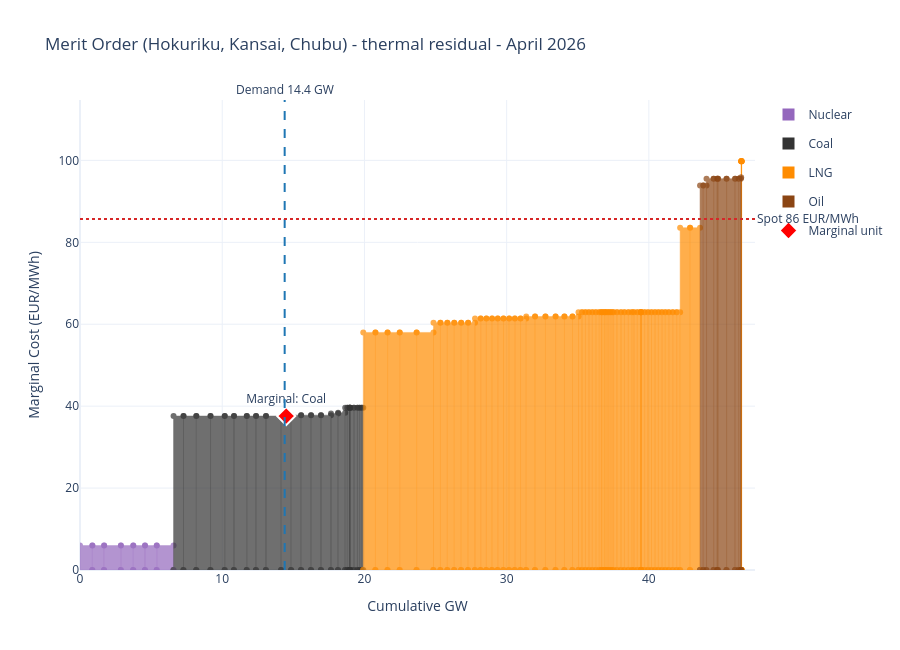

Notebook cell for this chart:
### Code cell
# Merit order fence Kansai+Hokuriku+Chubu avec thermal residual median
fence_cfg = next(cfg for cfg in configs if cfg.name == "Kansai+Hokuriku+Chubu | thermal_residual")
mo_fence = merit_order_for_areas(result, areas=list(fence_cfg.areas))
fence_setters = config_results[fence_cfg.name]
median_demand = fence_setters["demand_gw"].median()
median_spot = fence_setters["spot_eur_mwh"].median()

fig_fence = plot_merit_order_plotly(
    mo_fence,
    region=list(fence_cfg.areas),
    period=result.delivery_month,
    demand_gw=median_demand,
    spot_price_eur_mwh=median_spot,
    title=f"Merit Order ({', '.join(fence_cfg.areas)}) - thermal residual - {result.delivery_month:%B %Y}",
)
fig_fence.show()

### Figure 1 — Plotly figure (JSON) as saved in the notebook; plotly's stock layout.template omitted (floating-point values rounded to 4 significant figures)
{"data": [{"fill": "toself", "fillcolor": "#9467bd", "hoverinfo": "skip", "legendgroup": "Nuclear", "line": {"color": "#9467bd", "width": 0.5}, "name": "Nuclear", "opacity": 0.7, "showlegend": false, "type": "scatter", "x": [0, 0.87, 0.87, 0, 0], "y": [0, 0, 5.977, 5.977, 0]}, {"fill": "toself", "fillcolor": "#9467bd", "hoverinfo": "skip", "legendgroup": "Nuclear", "line": {"color": "#9467bd", "width": 0.5}, "name": "Nuclear", "opacity": 0.7, "showlegend": false, "type": "scatter", "x": [0.87, 1.696, 1.696, 0.87, 0.87], "y": [0, 0, 5.977, 5.977, 0]}, {"fill": "toself", "fillcolor": "#9467bd", "hoverinfo": "skip", "legendgroup": "Nuclear", "line": {"color": "#9467bd", "width": 0.5}, "name": "Nuclear", "opacity": 0.7, "showlegend": false, "type": "scatter", "x": [1.696, 2.876, 2.876, 1.696, 1.696], "y": [0, 0, 5.977, 5.977, 0]}, {"fill": "toself", "fillcolor": "#9467bd", "hoverinfo": "skip", "legendgroup": "Nuclear", "line": {"color": "#9467bd", "width": 0.5}, "name": "Nuclear", "opacity": 0.7, "showlegend": false, "type": "scatter", "x": [2.876, 3.746, 3.746, 2.876, 2.876], "y": [0, 0, 5.977, 5.977, 0]}, {"fill": "toself", "fillcolor": "#9467bd", "hoverinfo": "skip", "legendgroup": "Nuclear", "line": {"color": "#9467bd", "width": 0.5}, "name": "Nuclear", "opacity": 0.7, "showlegend": false, "type": "scatter", "x": [3.746, 4.572, 4.572, 3.746, 3.746], "y": [0, 0, 5.977, 5.977, 0]}, {"fill": "toself", "fillcolor": "#9467bd", "hoverinfo": "skip", "legendgroup": "Nuclear", "line": {"color": "#9467bd", "width": 0.5}, "name": "Nuclear", "opacity": 0.7, "showlegend": false, "type": "scatter", "x": [4.572, 5.398, 5.398, 4.572, 4.572], "y": [0, 0, 5.977, 5.977, 0]}, {"fill": "toself", "fillcolor": "#9467bd", "hoverinfo": "skip", "legendgroup": "Nuclear", "line": {"color": "#9467bd", "width": 0.5}, "name": "Nuclear", "opacity": 0.7, "showlegend": false, "type": "scatter", "x": [5.398, 6.578, 6.578, 5.398, 5.398], "y": [0, 0, 5.977, 5.977, 0]}, {"fill": "toself", "fillcolor": "#333333", "hoverinfo": "skip", "legendgroup": "Coal", "line": {"color": "#333333", "width": 0.5}, "name": "Coal", "opacity": 0.7, "showlegend": false, "type": "scatter", "x": [6.578, 7.278, 7.278, 6.578, 6.578], "y": [0, 0, 37.59, 37.59, 0]}, {"fill": "toself", "fillcolor": "#333333", "hoverinfo": "skip", "legendgroup": "Coal", "line": {"color": "#333333", "width": 0.5}, "name": "Coal", "opacity": 0.7, "showlegend": false, "type": "scatter", "x": [7.278, 8.178, 8.178, 7.278, 7.278], "y": [0, 0, 37.59, 37.59, 0]}, {"fill": "toself", "fillcolor": "#333333", "hoverinfo": "skip", "legendgroup": "Coal", "line": {"color": "#333333", "width": 0.5}, "name": "Coal", "opacity": 0.7, "showlegend": false, "type": "scatter", "x": [8.178, 9.178, 9.178, 8.178, 8.178], "y": [0, 0, 37.59, 37.59, 0]}, {"fill": "toself", "fillcolor": "#333333", "hoverinfo": "skip", "legendgroup": "Coal", "line": {"color": "#333333", "width": 0.5}, "name": "Coal", "opacity": 0.7, "showlegend": false, "type": "scatter", "x": [9.178, 10.18, 10.18, 9.178, 9.178], "y": [0, 0, 37.59, 37.59, 0]}, {"fill": "toself", "fillcolor": "#333333", "hoverinfo": "skip", "legendgroup": "Coal", "line": {"color": "#333333", "width": 0.5}, "name": "Coal", "opacity": 0.7, "showlegend": false, "type": "scatter", "x": [10.18, 10.83, 10.83, 10.18, 10.18], "y": [0, 0, 37.59, 37.59, 0]}, {"fill": "toself", "fillcolor": "#333333", "hoverinfo": "skip", "legendgroup": "Coal", "line": {"color": "#333333", "width": 0.5}, "name": "Coal", "opacity": 0.7, "showlegend": false, "type": "scatter", "x": [10.83, 11.73, 11.73, 10.83, 10.83], "y": [0, 0, 37.59, 37.59, 0]}, {"fill": "toself", "fillcolor": "#333333", "hoverinfo": "skip", "legendgroup": "Coal", "line": {"color": "#333333", "width": 0.5}, "name": "Coal", "opacity": 0.7, "showlegend": false, "type": "scatter", "x": [11.73, 12.38, 12.38, 11.73, 11.73], "y": [0, 0, 37.59, 37.59, 0]}, {"fill": "toself", "fillcolor": "#333333", "hoverinfo": "skip", "legendgroup": "Coal", "line": {"color": "#333333", "width": 0.5}, "name": "Coal", "opacity": 0.7, "showlegend": false, "type": "scatter", "x": [12.38, 13.08, 13.08, 12.38, 12.38], "y": [0, 0, 37.59, 37.59, 0]}, {"fill": "toself", "fillcolor": "#333333", "hoverinfo": "skip", "legendgroup": "Coal", "line": {"color": "#333333", "width": 0.5}, "name": "Coal", "opacity": 0.7, "showlegend": false, "type": "scatter", "x": [13.08, 14.15, 14.15, 13.08, 13.08], "y": [0, 0, 37.59, 37.59, 0]}, {"fill": "toself", "fillcolor": "#333333", "hoverinfo": "skip", "legendgroup": "Coal", "line": {"color": "#333333", "width": 0.5}, "name": "Coal", "opacity": 0.7, "showlegend": false, "type": "scatter", "x": [14.15, 14.85, 14.85, 14.15, 14.15], "y": [0, 0, 37.59, 37.59, 0]}, {"fill": "toself", "fillcolor": "#333333", "hoverinfo": "skip", "legendgroup": "Coal", "line": {"color": "#333333", "width": 0.5}, "name": "Coal", "opacity": 0.7, "showlegend": false, "type": "scatter", "x": [14.85, 15.55, 15.55, 14.85, 14.85], "y": [0, 0, 37.8, 37.8, 0]}, {"fill": "toself", "fillcolor": "#333333", "hoverinfo": "skip", "legendgroup": "Coal", "line": {"color": "#333333", "width": 0.5}, "name": "Coal", "opacity": 0.7, "showlegend": false, "type": "scatter", "x": [15.55, 16.25, 16.25, 15.55, 15.55], "y": [0, 0, 37.8, 37.8, 0]}, {"fill": "toself", "fillcolor": "#333333", "hoverinfo": "skip", "legendgroup": "Coal", "line": {"color": "#333333", "width": 0.5}, "name": "Coal", "opacity": 0.7, "showlegend": false, "type": "scatter", "x": [16.25, 16.95, 16.95, 16.25, 16.25], "y": [0, 0, 37.8, 37.8, 0]}, {"fill": "toself", "fillcolor": "#333333", "hoverinfo": "skip", "legendgroup": "Coal", "line": {"color": "#333333", "width": 0.5}, "name": "Coal", "opacity": 0.7, "showlegend": false, "type": "scatter", "x": [16.95, 17.65, 17.65, 16.95, 16.95], "y": [0, 0, 37.8, 37.8, 0]}, {"fill": "toself", "fillcolor": "#333333", "hoverinfo": "skip", "legendgroup": "Coal", "line": {"color": "#333333", "width": 0.5}, "name": "Coal", "opacity": 0.7, "showlegend": false, "type": "scatter", "x": [17.65, 18.15, 18.15, 17.65, 17.65], "y": [0, 0, 38.22, 38.22, 0]}, {"fill": "toself", "fillcolor": "#333333", "hoverinfo": "skip", "legendgroup": "Coal", "line": {"color": "#333333", "width": 0.5}, "name": "Coal", "opacity": 0.7, "showlegend": false, "type": "scatter", "x": [18.15, 18.65, 18.65, 18.15, 18.15], "y": [0, 0, 38.42, 38.42, 0]}, {"fill": "toself", "fillcolor": "#333333", "hoverinfo": "skip", "legendgroup": "Coal", "line": {"color": "#333333", "width": 0.5}, "name": "Coal", "opacity": 0.7, "showlegend": false, "type": "scatter", "x": [18.65, 18.8, 18.8, 18.65, 18.65], "y": [0, 0, 39.61, 39.61, 0]}, {"fill": "toself", "fillcolor": "#333333", "hoverinfo": "skip", "legendgroup": "Coal", "line": {"color": "#333333", "width": 0.5}, "name": "Coal", "opacity": 0.7, "showlegend": false, "type": "scatter", "x": [18.8, 18.95, 18.95, 18.8, 18.8], "y": [0, 0, 39.61, 39.61, 0]}, {"fill": "toself", "fillcolor": "#333333", "hoverinfo": "skip", "legendgroup": "Coal", "line": {"color": "#333333", "width": 0.5}, "name": "Coal", "opacity": 0.7, "showlegend": false, "type": "scatter", "x": [18.95, 18.98, 18.98, 18.95, 18.95], "y": [0, 0, 39.61, 39.61, 0]}, {"fill": "toself", "fillcolor": "#333333", "hoverinfo": "skip", "legendgroup": "Coal", "line": {"color": "#333333", "width": 0.5}, "name": "Coal", "opacity": 0.7, "showlegend": false, "type": "scatter", "x": [18.98, 19.01, 19.01, 18.98, 18.98], "y": [0, 0, 39.61, 39.61, 0]}, {"fill": "toself", "fillcolor": "#333333", "hoverinfo": "skip", "legendgroup": "Coal", "line": {"color": "#333333", "width": 0.5}, "name": "Coal", "opacity": 0.7, "showlegend": false, "type": "scatter", "x": [19.01, 19.26, 19.26, 19.01, 19.01], "y": [0, 0, 39.61, 39.61, 0]}, {"fill": "toself", "fillcolor": "#333333", "hoverinfo": "skip", "legendgroup": "Coal", "line": {"color": "#333333", "width": 0.5}, "name": "Coal", "opacity": 0.7, "showlegend": false, "type": "scatter", "x": [19.26, 19.51, 19.51, 19.26, 19.26], "y": [0, 0, 39.61, 39.61, 0]}, {"fill": "toself", "fillcolor": "#333333", "hoverinfo": "skip", "legendgroup": "Coal", "line": {"color": "#333333", "width": 0.5}, "name": "Coal", "opacity": 0.7, "showlegend": false, "type": "scatter", "x": [19.51, 19.66, 19.66, 19.51, 19.51], "y": [0, 0, 39.61, 39.61, 0]}, {"fill": "toself", "fillcolor": "#333333", "hoverinfo": "skip", "legendgroup": "Coal", "line": {"color": "#333333", "width": 0.5}, "name": "Coal", "opacity": 0.7, "showlegend": false, "type": "scatter", "x": [19.66, 19.81, 19.81, 19.66, 19.66], "y": [0, 0, 39.61, 39.61, 0]}, {"fill": "toself", "fillcolor": "#333333", "hoverinfo": "skip", "legendgroup": "Coal", "line": {"color": "#333333", "width": 0.5}, "name": "Coal", "opacity": 0.7, "showlegend": false, "type": "scatter", "x": [19.81, 19.92, 19.92, 19.81, 19.81], "y": [0, 0, 39.61, 39.61, 0]}, {"fill": "toself", "fillcolor": "#ff8c00", "hoverinfo": "skip", "legendgroup": "LNG", "line": {"color": "#ff8c00", "width": 0.5}, "name": "LNG", "opacity": 0.7, "showlegend": false, "type": "scatter", "x": [19.92, 20.77, 20.77, 19.92, 19.92], "y": [0, 0, 58.0, 58.0, 0]}, {"fill": "toself", "fillcolor": "#ff8c00", "hoverinfo": "skip", "legendgroup": "LNG", "line": {"color": "#ff8c00", "width": 0.5}, "name": "LNG", "opacity": 0.7, "showlegend": false, "type": "scatter", "x": [20.77, 21.63, 21.63, 20.77, 20.77], "y": [0, 0, 58.0, 58.0, 0]}, {"fill": "toself", "fillcolor": "#ff8c00", "hoverinfo": "skip", "legendgroup": "LNG", "line": {"color": "#ff8c00", "width": 0.5}, "name": "LNG", "opacity": 0.7, "showlegend": false, "type": "scatter", "x": [21.63, 22.48, 22.48, 21.63, 21.63], "y": [0, 0, 58.0, 58.0, 0]}, {"fill": "toself", "fillcolor": "#ff8c00", "hoverinfo": "skip", "legendgroup": "LNG", "line": {"color": "#ff8c00", "width": 0.5}, "name": "LNG", "opacity": 0.7, "showlegend": false, "type": "scatter", "x": [22.48, 23.67, 23.67, 22.48, 22.48], "y": [0, 0, 58.0, 58.0, 0]}, {"fill": "toself", "fillcolor": "#ff8c00", "hoverinfo": "skip", "legendgroup": "LNG", "line": {"color": "#ff8c00", "width": 0.5}, "name": "LNG", "opacity": 0.7, "showlegend": false, "type": "scatter", "x": [23.67, 24.86, 24.86, 23.67, 23.67], "y": [0, 0, 58.0, 58.0, 0]}, {"fill": "toself", "fillcolor": "#ff8c00", "hoverinfo": "skip", "legendgroup": "LNG", "line": {"color": "#ff8c00", "width": 0.5}, "name": "LNG", "opacity": 0.7, "showlegend": false, "type": "scatter", "x": [24.86, 25.34, 25.34, 24.86, 24.86], "y": [0, 0, 60.37, 60.37, 0]}, {"fill": "toself", "fillcolor": "#ff8c00", "hoverinfo": "skip", "legendgroup": "LNG", "line": {"color": "#ff8c00", "width": 0.5}, "name": "LNG", "opacity": 0.7, "showlegend": false, "type": "scatter", "x": [25.34, 25.83, 25.83, 25.34, 25.34], "y": [0, 0, 60.37, 60.37, 0]}, {"fill": "toself", "fillcolor": "#ff8c00", "hoverinfo": "skip", "legendgroup": "LNG", "line": {"color": "#ff8c00", "width": 0.5}, "name": "LNG", "opacity": 0.7, "showlegend": false, "type": "scatter", "x": [25.83, 26.32, 26.32, 25.83, 25.83], "y": [0, 0, 60.37, 60.37, 0]}, {"fill": "toself", "fillcolor": "#ff8c00", "hoverinfo": "skip", "legendgroup": "LNG", "line": {"color": "#ff8c00", "width": 0.5}, "name": "LNG", "opacity": 0.7, "showlegend": false, "type": "scatter", "x": [26.32, 26.8, 26.8, 26.32, 26.32], "y": [0, 0, 60.37, 60.37, 0]}, {"fill": "toself", "fillcolor": "#ff8c00", "hoverinfo": "skip", "legendgroup": "LNG", "line": {"color": "#ff8c00", "width": 0.5}, "name": "LNG", "opacity": 0.7, "showlegend": false, "type": "scatter", "x": [26.8, 27.29, 27.29, 26.8, 26.8], "y": [0, 0, 60.37, 60.37, 0]}, {"fill": "toself", "fillcolor": "#ff8c00", "hoverinfo": "skip", "legendgroup": "LNG", "line": {"color": "#ff8c00", "width": 0.5}, "name": "LNG", "opacity": 0.7, "showlegend": false, "type": "scatter", "x": [27.29, 27.78, 27.78, 27.29, 27.29], "y": [0, 0, 60.37, 60.37, 0]}, {"fill": "toself", "fillcolor": "#ff8c00", "hoverinfo": "skip", "legendgroup": "LNG", "line": {"color": "#ff8c00", "width": 0.5}, "name": "LNG", "opacity": 0.7, "showlegend": false, "type": "scatter", "x": [27.78, 28.18, 28.18, 27.78, 27.78], "y": [0, 0, 61.38, 61.38, 0]}, {"fill": "toself", "fillcolor": "#ff8c00", "hoverinfo": "skip", "legendgroup": "LNG", "line": {"color": "#ff8c00", "width": 0.5}, "name": "LNG", "opacity": 0.7, "showlegend": false, "type": "scatter", "x": [28.18, 28.58, 28.58, 28.18, 28.18], "y": [0, 0, 61.38, 61.38, 0]}, {"fill": "toself", "fillcolor": "#ff8c00", "hoverinfo": "skip", "legendgroup": "LNG", "line": {"color": "#ff8c00", "width": 0.5}, "name": "LNG", "opacity": 0.7, "showlegend": false, "type": "scatter", "x": [28.58, 28.98, 28.98, 28.58, 28.58], "y": [0, 0, 61.38, 61.38, 0]}, {"fill": "toself", "fillcolor": "#ff8c00", "hoverinfo": "skip", "legendgroup": "LNG", "line": {"color": "#ff8c00", "width": 0.5}, "name": "LNG", "opacity": 0.7, "showlegend": false, "type": "scatter", "x": [28.98, 29.38, 29.38, 28.98, 28.98], "y": [0, 0, 61.38, 61.38, 0]}, {"fill": "toself", "fillcolor": "#ff8c00", "hoverinfo": "skip", "legendgroup": "LNG", "line": {"color": "#ff8c00", "width": 0.5}, "name": "LNG", "opacity": 0.7, "showlegend": false, "type": "scatter", "x": [29.38, 29.78, 29.78, 29.38, 29.38], "y": [0, 0, 61.38, 61.38, 0]}, {"fill": "toself", "fillcolor": "#ff8c00", "hoverinfo": "skip", "legendgroup": "LNG", "line": {"color": "#ff8c00", "width": 0.5}, "name": "LNG", "opacity": 0.7, "showlegend": false, "type": "scatter", "x": [29.78, 30.18, 30.18, 29.78, 29.78], "y": [0, 0, 61.38, 61.38, 0]}, {"fill": "toself", "fillcolor": "#ff8c00", "hoverinfo": "skip", "legendgroup": "LNG", "line": {"color": "#ff8c00", "width": 0.5}, "name": "LNG", "opacity": 0.7, "showlegend": false, "type": "scatter", "x": [30.18, 30.58, 30.58, 30.18, 30.18], "y": [0, 0, 61.38, 61.38, 0]}, {"fill": "toself", "fillcolor": "#ff8c00", "hoverinfo": "skip", "legendgroup": "LNG", "line": {"color": "#ff8c00", "width": 0.5}, "name": "LNG", "opacity": 0.7, "showlegend": false, "type": "scatter", "x": [30.58, 30.98, 30.98, 30.58, 30.58], "y": [0, 0, 61.38, 61.38, 0]}, {"fill": "toself", "fillcolor": "#ff8c00", "hoverinfo": "skip", "legendgroup": "LNG", "line": {"color": "#ff8c00", "width": 0.5}, "name": "LNG", "opacity": 0.7, "showlegend": false, "type": "scatter", "x": [30.98, 31.38, 31.38, 30.98, 30.98], "y": [0, 0, 61.38, 61.38, 0]}, {"fill": "toself", "fillcolor": "#ff8c00", "hoverinfo": "skip", "legendgroup": "LNG", "line": {"color": "#ff8c00", "width": 0.5}, "name": "LNG", "opacity": 0.7, "showlegend": false, "type": "scatter", "x": [31.38, 32.0, 32.0, 31.38, 31.38], "y": [0, 0, 61.9, 61.9, 0]}, {"fill": "toself", "fillcolor": "#ff8c00", "hoverinfo": "skip", "legendgroup": "LNG", "line": {"color": "#ff8c00", "width": 0.5}, "name": "LNG", "opacity": 0.7, "showlegend": false, "type": "scatter", "x": [32.0, 32.73, 32.73, 32.0, 32.0], "y": [0, 0, 61.9, 61.9, 0]}, {"fill": "toself", "fillcolor": "#ff8c00", "hoverinfo": "skip", "legendgroup": "LNG", "line": {"color": "#ff8c00", "width": 0.5}, "name": "LNG", "opacity": 0.7, "showlegend": false, "type": "scatter", "x": [32.73, 33.44, 33.44, 32.73, 32.73], "y": [0, 0, 61.9, 61.9, 0]}, {"fill": "toself", "fillcolor": "#ff8c00", "hoverinfo": "skip", "legendgroup": "LNG", "line": {"color": "#ff8c00", "width": 0.5}, "name": "LNG", "opacity": 0.7, "showlegend": false, "type": "scatter", "x": [33.44, 34.06, 34.06, 33.44, 33.44], "y": [0, 0, 61.9, 61.9, 0]}, {"fill": "toself", "fillcolor": "#ff8c00", "hoverinfo": "skip", "legendgroup": "LNG", "line": {"color": "#ff8c00", "width": 0.5}, "name": "LNG", "opacity": 0.7, "showlegend": false, "type": "scatter", "x": [34.06, 34.63, 34.63, 34.06, 34.06], "y": [0, 0, 61.9, 61.9, 0]}, {"fill": "toself", "fillcolor": "#ff8c00", "hoverinfo": "skip", "legendgroup": "LNG", "line": {"color": "#ff8c00", "width": 0.5}, "name": "LNG", "opacity": 0.7, "showlegend": false, "type": "scatter", "x": [34.63, 35.05, 35.05, 34.63, 34.63], "y": [0, 0, 61.9, 61.9, 0]}, {"fill": "toself", "fillcolor": "#ff8c00", "hoverinfo": "skip", "legendgroup": "LNG", "line": {"color": "#ff8c00", "width": 0.5}, "name": "LNG", "opacity": 0.7, "showlegend": false, "type": "scatter", "x": [35.05, 35.3, 35.3, 35.05, 35.05], "y": [0, 0, 62.96, 62.96, 0]}, {"fill": "toself", "fillcolor": "#ff8c00", "hoverinfo": "skip", "legendgroup": "LNG", "line": {"color": "#ff8c00", "width": 0.5}, "name": "LNG", "opacity": 0.7, "showlegend": false, "type": "scatter", "x": [35.3, 35.54, 35.54, 35.3, 35.3], "y": [0, 0, 62.96, 62.96, 0]}, {"fill": "toself", "fillcolor": "#ff8c00", "hoverinfo": "skip", "legendgroup": "LNG", "line": {"color": "#ff8c00", "width": 0.5}, "name": "LNG", "opacity": 0.7, "showlegend": false, "type": "scatter", "x": [35.54, 35.78, 35.78, 35.54, 35.54], "y": [0, 0, 62.96, 62.96, 0]}, {"fill": "toself", "fillcolor": "#ff8c00", "hoverinfo": "skip", "legendgroup": "LNG", "line": {"color": "#ff8c00", "width": 0.5}, "name": "LNG", "opacity": 0.7, "showlegend": false, "type": "scatter", "x": [35.78, 36.03, 36.03, 35.78, 35.78], "y": [0, 0, 62.96, 62.96, 0]}, {"fill": "toself", "fillcolor": "#ff8c00", "hoverinfo": "skip", "legendgroup": "LNG", "line": {"color": "#ff8c00", "width": 0.5}, "name": "LNG", "opacity": 0.7, "showlegend": false, "type": "scatter", "x": [36.03, 36.27, 36.27, 36.03, 36.03], "y": [0, 0, 62.96, 62.96, 0]}, {"fill": "toself", "fillcolor": "#ff8c00", "hoverinfo": "skip", "legendgroup": "LNG", "line": {"color": "#ff8c00", "width": 0.5}, "name": "LNG", "opacity": 0.7, "showlegend": false, "type": "scatter", "x": [36.27, 36.51, 36.51, 36.27, 36.27], "y": [0, 0, 62.96, 62.96, 0]}, {"fill": "toself", "fillcolor": "#ff8c00", "hoverinfo": "skip", "legendgroup": "LNG", "line": {"color": "#ff8c00", "width": 0.5}, "name": "LNG", "opacity": 0.7, "showlegend": false, "type": "scatter", "x": [36.51, 36.66, 36.66, 36.51, 36.51], "y": [0, 0, 62.96, 62.96, 0]}, {"fill": "toself", "fillcolor": "#ff8c00", "hoverinfo": "skip", "legendgroup": "LNG", "line": {"color": "#ff8c00", "width": 0.5}, "name": "LNG", "opacity": 0.7, "showlegend": false, "type": "scatter", "x": [36.66, 36.72, 36.72, 36.66, 36.66], "y": [0, 0, 62.96, 62.96, 0]}, {"fill": "toself", "fillcolor": "#ff8c00", "hoverinfo": "skip", "legendgroup": "LNG", "line": {"color": "#ff8c00", "width": 0.5}, "name": "LNG", "opacity": 0.7, "showlegend": false, "type": "scatter", "x": [36.72, 36.87, 36.87, 36.72, 36.72], "y": [0, 0, 62.96, 62.96, 0]}, {"fill": "toself", "fillcolor": "#ff8c00", "hoverinfo": "skip", "legendgroup": "LNG", "line": {"color": "#ff8c00", "width": 0.5}, "name": "LNG", "opacity": 0.7, "showlegend": false, "type": "scatter", "x": [36.87, 36.93, 36.93, 36.87, 36.87], "y": [0, 0, 62.96, 62.96, 0]}, {"fill": "toself", "fillcolor": "#ff8c00", "hoverinfo": "skip", "legendgroup": "LNG", "line": {"color": "#ff8c00", "width": 0.5}, "name": "LNG", "opacity": 0.7, "showlegend": false, "type": "scatter", "x": [36.93, 37.05, 37.05, 36.93, 36.93], "y": [0, 0, 62.96, 62.96, 0]}, {"fill": "toself", "fillcolor": "#ff8c00", "hoverinfo": "skip", "legendgroup": "LNG", "line": {"color": "#ff8c00", "width": 0.5}, "name": "LNG", "opacity": 0.7, "showlegend": false, "type": "scatter", "x": [37.05, 37.17, 37.17, 37.05, 37.05], "y": [0, 0, 62.96, 62.96, 0]}, {"fill": "toself", "fillcolor": "#ff8c00", "hoverinfo": "skip", "legendgroup": "LNG", "line": {"color": "#ff8c00", "width": 0.5}, "name": "LNG", "opacity": 0.7, "showlegend": false, "type": "scatter", "x": [37.17, 37.28, 37.28, 37.17, 37.17], "y": [0, 0, 62.96, 62.96, 0]}, {"fill": "toself", "fillcolor": "#ff8c00", "hoverinfo": "skip", "legendgroup": "LNG", "line": {"color": "#ff8c00", "width": 0.5}, "name": "LNG", "opacity": 0.7, "showlegend": false, "type": "scatter", "x": [37.28, 37.4, 37.4, 37.28, 37.28], "y": [0, 0, 62.96, 62.96, 0]}, {"fill": "toself", "fillcolor": "#ff8c00", "hoverinfo": "skip", "legendgroup": "LNG", "line": {"color": "#ff8c00", "width": 0.5}, "name": "LNG", "opacity": 0.7, "showlegend": false, "type": "scatter", "x": [37.4, 37.52, 37.52, 37.4, 37.4], "y": [0, 0, 62.96, 62.96, 0]}, {"fill": "toself", "fillcolor": "#ff8c00", "hoverinfo": "skip", "legendgroup": "LNG", "line": {"color": "#ff8c00", "width": 0.5}, "name": "LNG", "opacity": 0.7, "showlegend": false, "type": "scatter", "x": [37.52, 37.76, 37.76, 37.52, 37.52], "y": [0, 0, 62.96, 62.96, 0]}, {"fill": "toself", "fillcolor": "#ff8c00", "hoverinfo": "skip", "legendgroup": "LNG", "line": {"color": "#ff8c00", "width": 0.5}, "name": "LNG", "opacity": 0.7, "showlegend": false, "type": "scatter", "x": [37.76, 38.04, 38.04, 37.76, 37.76], "y": [0, 0, 62.96, 62.96, 0]}, {"fill": "toself", "fillcolor": "#ff8c00", "hoverinfo": "skip", "legendgroup": "LNG", "line": {"color": "#ff8c00", "width": 0.5}, "name": "LNG", "opacity": 0.7, "showlegend": false, "type": "scatter", "x": [38.04, 38.28, 38.28, 38.04, 38.04], "y": [0, 0, 62.96, 62.96, 0]}, {"fill": "toself", "fillcolor": "#ff8c00", "hoverinfo": "skip", "legendgroup": "LNG", "line": {"color": "#ff8c00", "width": 0.5}, "name": "LNG", "opacity": 0.7, "showlegend": false, "type": "scatter", "x": [38.28, 38.56, 38.56, 38.28, 38.28], "y": [0, 0, 62.96, 62.96, 0]}, {"fill": "toself", "fillcolor": "#ff8c00", "hoverinfo": "skip", "legendgroup": "LNG", "line": {"color": "#ff8c00", "width": 0.5}, "name": "LNG", "opacity": 0.7, "showlegend": false, "type": "scatter", "x": [38.56, 38.8, 38.8, 38.56, 38.56], "y": [0, 0, 62.96, 62.96, 0]}, {"fill": "toself", "fillcolor": "#ff8c00", "hoverinfo": "skip", "legendgroup": "LNG", "line": {"color": "#ff8c00", "width": 0.5}, "name": "LNG", "opacity": 0.7, "showlegend": false, "type": "scatter", "x": [38.8, 38.95, 38.95, 38.8, 38.8], "y": [0, 0, 62.96, 62.96, 0]}, {"fill": "toself", "fillcolor": "#ff8c00", "hoverinfo": "skip", "legendgroup": "LNG", "line": {"color": "#ff8c00", "width": 0.5}, "name": "LNG", "opacity": 0.7, "showlegend": false, "type": "scatter", "x": [38.95, 39.19, 39.19, 38.95, 38.95], "y": [0, 0, 62.96, 62.96, 0]}, {"fill": "toself", "fillcolor": "#ff8c00", "hoverinfo": "skip", "legendgroup": "LNG", "line": {"color": "#ff8c00", "width": 0.5}, "name": "LNG", "opacity": 0.7, "showlegend": false, "type": "scatter", "x": [39.19, 39.43, 39.43, 39.19, 39.19], "y": [0, 0, 62.96, 62.96, 0]}, {"fill": "toself", "fillcolor": "#ff8c00", "hoverinfo": "skip", "legendgroup": "LNG", "line": {"color": "#ff8c00", "width": 0.5}, "name": "LNG", "opacity": 0.7, "showlegend": false, "type": "scatter", "x": [39.43, 39.45, 39.45, 39.43, 39.43], "y": [0, 0, 62.96, 62.96, 0]}, {"fill": "toself", "fillcolor": "#ff8c00", "hoverinfo": "skip", "legendgroup": "LNG", "line": {"color": "#ff8c00", "width": 0.5}, "name": "LNG", "opacity": 0.7, "showlegend": false, "type": "scatter", "x": [39.45, 39.46, 39.46, 39.45, 39.45], "y": [0, 0, 62.96, 62.96, 0]}, {"fill": "toself", "fillcolor": "#ff8c00", "hoverinfo": "skip", "legendgroup": "LNG", "line": {"color": "#ff8c00", "width": 0.5}, "name": "LNG", "opacity": 0.7, "showlegend": false, "type": "scatter", "x": [39.46, 39.7, 39.7, 39.46, 39.46], "y": [0, 0, 62.96, 62.96, 0]}, {"fill": "toself", "fillcolor": "#ff8c00", "hoverinfo": "skip", "legendgroup": "LNG", "line": {"color": "#ff8c00", "width": 0.5}, "name": "LNG", "opacity": 0.7, "showlegend": false, "type": "scatter", "x": [39.7, 39.94, 39.94, 39.7, 39.7], "y": [0, 0, 62.96, 62.96, 0]}, {"fill": "toself", "fillcolor": "#ff8c00", "hoverinfo": "skip", "legendgroup": "LNG", "line": {"color": "#ff8c00", "width": 0.5}, "name": "LNG", "opacity": 0.7, "showlegend": false, "type": "scatter", "x": [39.94, 40.19, 40.19, 39.94, 39.94], "y": [0, 0, 62.96, 62.96, 0]}, {"fill": "toself", "fillcolor": "#ff8c00", "hoverinfo": "skip", "legendgroup": "LNG", "line": {"color": "#ff8c00", "width": 0.5}, "name": "LNG", "opacity": 0.7, "showlegend": false, "type": "scatter", "x": [40.19, 40.43, 40.43, 40.19, 40.19], "y": [0, 0, 62.96, 62.96, 0]}, {"fill": "toself", "fillcolor": "#ff8c00", "hoverinfo": "skip", "legendgroup": "LNG", "line": {"color": "#ff8c00", "width": 0.5}, "name": "LNG", "opacity": 0.7, "showlegend": false, "type": "scatter", "x": [40.43, 40.67, 40.67, 40.43, 40.43], "y": [0, 0, 62.96, 62.96, 0]}, {"fill": "toself", "fillcolor": "#ff8c00", "hoverinfo": "skip", "legendgroup": "LNG", "line": {"color": "#ff8c00", "width": 0.5}, "name": "LNG", "opacity": 0.7, "showlegend": false, "type": "scatter", "x": [40.67, 40.91, 40.91, 40.67, 40.67], "y": [0, 0, 62.96, 62.96, 0]}, {"fill": "toself", "fillcolor": "#ff8c00", "hoverinfo": "skip", "legendgroup": "LNG", "line": {"color": "#ff8c00", "width": 0.5}, "name": "LNG", "opacity": 0.7, "showlegend": false, "type": "scatter", "x": [40.91, 41.16, 41.16, 40.91, 40.91], "y": [0, 0, 62.96, 62.96, 0]}, {"fill": "toself", "fillcolor": "#ff8c00", "hoverinfo": "skip", "legendgroup": "LNG", "line": {"color": "#ff8c00", "width": 0.5}, "name": "LNG", "opacity": 0.7, "showlegend": false, "type": "scatter", "x": [41.16, 41.4, 41.4, 41.16, 41.16], "y": [0, 0, 62.96, 62.96, 0]}, {"fill": "toself", "fillcolor": "#ff8c00", "hoverinfo": "skip", "legendgroup": "LNG", "line": {"color": "#ff8c00", "width": 0.5}, "name": "LNG", "opacity": 0.7, "showlegend": false, "type": "scatter", "x": [41.4, 41.68, 41.68, 41.4, 41.4], "y": [0, 0, 62.96, 62.96, 0]}, {"fill": "toself", "fillcolor": "#ff8c00", "hoverinfo": "skip", "legendgroup": "LNG", "line": {"color": "#ff8c00", "width": 0.5}, "name": "LNG", "opacity": 0.7, "showlegend": false, "type": "scatter", "x": [41.68, 41.95, 41.95, 41.68, 41.68], "y": [0, 0, 62.96, 62.96, 0]}, {"fill": "toself", "fillcolor": "#ff8c00", "hoverinfo": "skip", "legendgroup": "LNG", "line": {"color": "#ff8c00", "width": 0.5}, "name": "LNG", "opacity": 0.7, "showlegend": false, "type": "scatter", "x": [41.95, 42.2, 42.2, 41.95, 41.95], "y": [0, 0, 62.96, 62.96, 0]}, {"fill": "toself", "fillcolor": "#ff8c00", "hoverinfo": "skip", "legendgroup": "LNG", "line": {"color": "#ff8c00", "width": 0.5}, "name": "LNG", "opacity": 0.7, "showlegend": false, "type": "scatter", "x": [42.2, 42.9, 42.9, 42.2, 42.2], "y": [0, 0, 83.57, 83.57, 0]}, {"fill": "toself", "fillcolor": "#ff8c00", "hoverinfo": "skip", "legendgroup": "LNG", "line": {"color": "#ff8c00", "width": 0.5}, "name": "LNG", "opacity": 0.7, "showlegend": false, "type": "scatter", "x": [42.9, 43.6, 43.6, 42.9, 42.9], "y": [0, 0, 83.57, 83.57, 0]}, {"fill": "toself", "fillcolor": "#ff8c00", "hoverinfo": "skip", "legendgroup": "LNG", "line": {"color": "#ff8c00", "width": 0.5}, "name": "LNG", "opacity": 0.7, "showlegend": false, "type": "scatter", "x": [46.49, 46.5, 46.5, 46.49, 46.49], "y": [0, 0, 99.78, 99.78, 0]}, {"fill": "toself", "fillcolor": "#ff8c00", "hoverinfo": "skip", "legendgroup": "LNG", "line": {"color": "#ff8c00", "width": 0.5}, "name": "LNG", "opacity": 0.7, "showlegend": false, "type": "scatter", "x": [46.5, 46.51, 46.51, 46.5, 46.5], "y": [0, 0, 99.78, 99.78, 0]}, {"fill": "toself", "fillcolor": "#ff8c00", "hoverinfo": "skip", "legendgroup": "LNG", "line": {"color": "#ff8c00", "width": 0.5}, "name": "LNG", "opacity": 0.7, "showlegend": false, "type": "scatter", "x": [46.51, 46.51, 46.51, 46.51, 46.51], "y": [0, 0, 99.78, 99.78, 0]}, {"fill": "toself", "fillcolor": "#ff8c00", "hoverinfo": "skip", "legendgroup": "LNG", "line": {"color": "#ff8c00", "width": 0.5}, "name": "LNG", "opacity": 0.7, "showlegend": false, "type": "scatter", "x": [46.51, 46.53, 46.53, 46.51, 46.51], "y": [0, 0, 99.78, 99.78, 0]}, {"fill": "toself", "fillcolor": "#8b4513", "hoverinfo": "skip", "legendgroup": "Oil", "line": {"color": "#8b4513", "width": 0.5}, "name": "Oil", "opacity": 0.7, "showlegend": false, "type": "scatter", "x": [43.6, 43.82, 43.82, 43.6, 43.6], "y": [0, 0, 93.86, 93.86, 0]}, {"fill": "toself", "fillcolor": "#8b4513", "hoverinfo": "skip", "legendgroup": "Oil", "line": {"color": "#8b4513", "width": 0.5}, "name": "Oil", "opacity": 0.7, "showlegend": false, "type": "scatter", "x": [43.82, 44.05, 44.05, 43.82, 43.82], "y": [0, 0, 93.86, 93.86, 0]}, {"fill": "toself", "fillcolor": "#8b4513", "hoverinfo": "skip", "legendgroup": "Oil", "line": {"color": "#8b4513", "width": 0.5}, "name": "Oil", "opacity": 0.7, "showlegend": false, "type": "scatter", "x": [44.05, 44.55, 44.55, 44.05, 44.05], "y": [0, 0, 95.55, 95.55, 0]}, {"fill": "toself", "fillcolor": "#8b4513", "hoverinfo": "skip", "legendgroup": "Oil", "line": {"color": "#8b4513", "width": 0.5}, "name": "Oil", "opacity": 0.7, "showlegend": false, "type": "scatter", "x": [44.55, 44.8, 44.8, 44.55, 44.55], "y": [0, 0, 95.55, 95.55, 0]}, {"fill": "toself", "fillcolor": "#8b4513", "hoverinfo": "skip", "legendgroup": "Oil", "line": {"color": "#8b4513", "width": 0.5}, "name": "Oil", "opacity": 0.7, "showlegend": false, "type": "scatter", "x": [44.8, 44.86, 44.86, 44.8, 44.8], "y": [0, 0, 95.55, 95.55, 0]}, {"fill": "toself", "fillcolor": "#8b4513", "hoverinfo": "skip", "legendgroup": "Oil", "line": {"color": "#8b4513", "width": 0.5}, "name": "Oil", "opacity": 0.7, "showlegend": false, "type": "scatter", "x": [44.86, 45.46, 45.46, 44.86, 44.86], "y": [0, 0, 95.55, 95.55, 0]}, {"fill": "toself", "fillcolor": "#8b4513", "hoverinfo": "skip", "legendgroup": "Oil", "line": {"color": "#8b4513", "width": 0.5}, "name": "Oil", "opacity": 0.7, "showlegend": false, "type": "scatter", "x": [45.46, 46.06, 46.06, 45.46, 45.46], "y": [0, 0, 95.55, 95.55, 0]}, {"fill": "toself", "fillcolor": "#8b4513", "hoverinfo": "skip", "legendgroup": "Oil", "line": {"color": "#8b4513", "width": 0.5}, "name": "Oil", "opacity": 0.7, "showlegend": false, "type": "scatter", "x": [46.06, 46.31, 46.31, 46.06, 46.06], "y": [0, 0, 95.55, 95.55, 0]}, {"fill": "toself", "fillcolor": "#8b4513", "hoverinfo": "skip", "legendgroup": "Oil", "line": {"color": "#8b4513", "width": 0.5}, "name": "Oil", "opacity": 0.7, "showlegend": false, "type": "scatter", "x": [46.31, 46.47, 46.47, 46.31, 46.31], "y": [0, 0, 95.55, 95.55, 0]}, {"fill": "toself", "fillcolor": "#8b4513", "hoverinfo": "skip", "legendgroup": "Oil", "line": {"color": "#8b4513", "width": 0.5}, "name": "Oil", "opacity": 0.7, "showlegend": false, "type": "scatter", "x": [46.47, 46.49, 46.49, 46.47, 46.47], "y": [0, 0, 95.8, 95.8, 0]}, {"legendgroup": "Nuclear", "marker": {"color": "#9467bd", "size": 12, "symbol": "square"}, "mode": "markers", "name": "Nuclear", "showlegend": true, "type": "scatter", "x": [null], "y": [null]}, {"legendgroup": "Coal", "marker": {"color": "#333333", "size": 12, "symbol": "square"}, "mode": "markers", "name": "Coal", "showlegend": true, "type": "scatter", "x": [null], "y": [null]}, {"legendgroup": "LNG", "marker": {"color": "#ff8c00", "size": 12, "symbol": "square"}, "mode": "markers", "name": "LNG", "showlegend": true, "type": "scatter", "x": [null], "y": [null]}, {"legendgroup": "Oil", "marker": {"color": "#8b4513", "size": 12, "symbol": "square"}, "mode": "markers", "name": "Oil", "showlegend": true, "type": "scatter", "x": [null], "y": [null]}, {"marker": {"color": "red", "line": {"color": "white", "width": 2}, "size": 14, "symbol": "diamond"}, "mode": "markers+text", "name": "Marginal unit", "showlegend": true, "text": ["Marginal: Coal"], "textposition": "top center", "type": "scatter", "x": [14.5], "y": [37.59]}], "layout": {"annotations": [{"showarrow": false, "text": "Demand 14.4 GW", "x": 14.39, "xanchor": "center", "xref": "x", "y": 1, "yanchor": "bottom", "yref": "y domain"}, {"showarrow": false, "text": "Spot 86 EUR/MWh", "x": 1, "xanchor": "left", "xref": "x domain", "y": 85.72, "yanchor": "middle", "yref": "y"}], "height": 650, "hovermode": "closest", "shapes": [{"line": {"color": "#1f77b4", "dash": "dash"}, "type": "line", "x0": 14.39, "x1": 14.39, "xref": "x", "y0": 0, "y1": 1, "yref": "y domain"}, {"line": {"color": "#d62728", "dash": "dot"}, "type": "line", "x0": 0, "x1": 1, "xref": "x domain", "y0": 85.72, "y1": 85.72, "yref": "y"}], "title": {"text": "Merit Order (Hokuriku, Kansai, Chubu) - thermal residual - April 2026"}, "xaxis": {"range": [0, 47.46], "title": {"text": "Cumulative GW"}}, "yaxis": {"range": [0, 114.7], "title": {"text": "Marginal Cost (EUR/MWh)"}}}}
